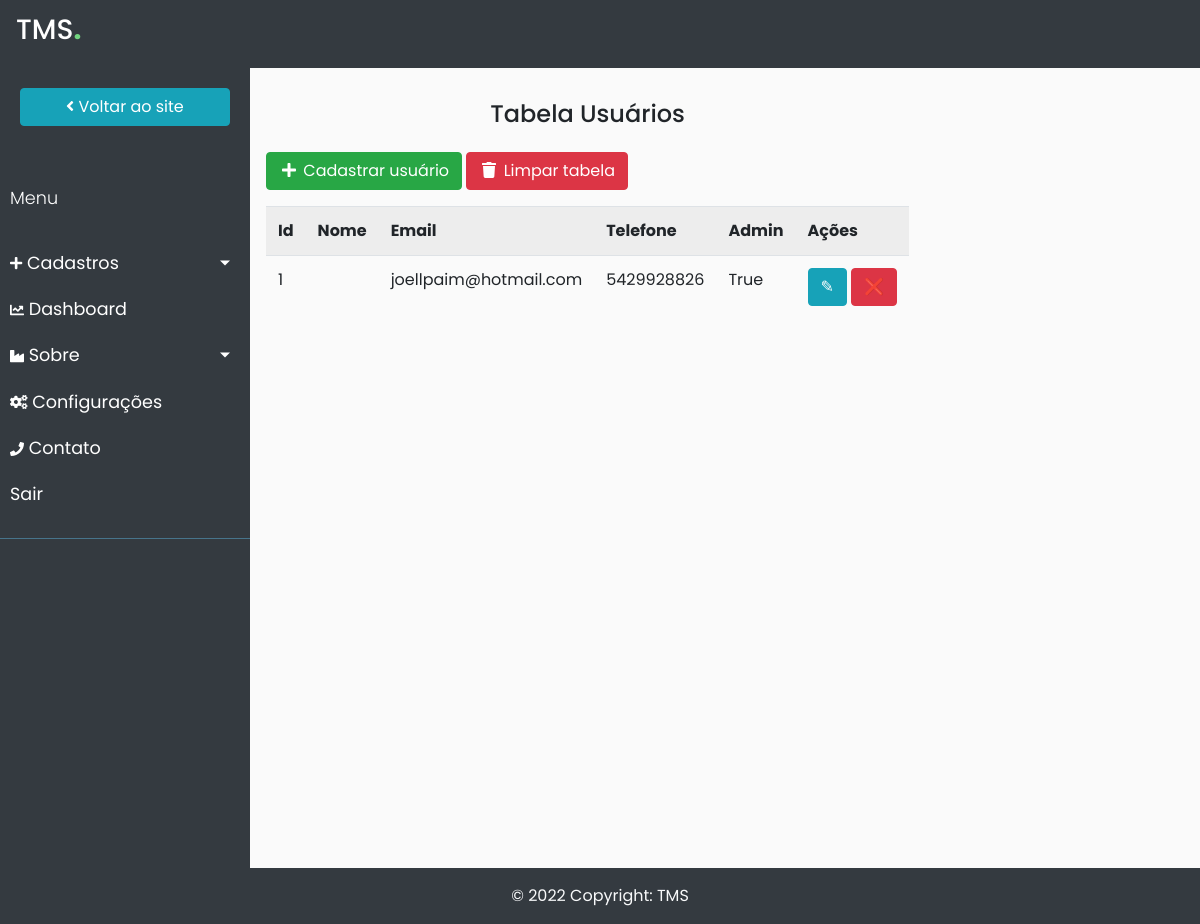
/admin/users (signed in), run on an earlier commit of the app's database.
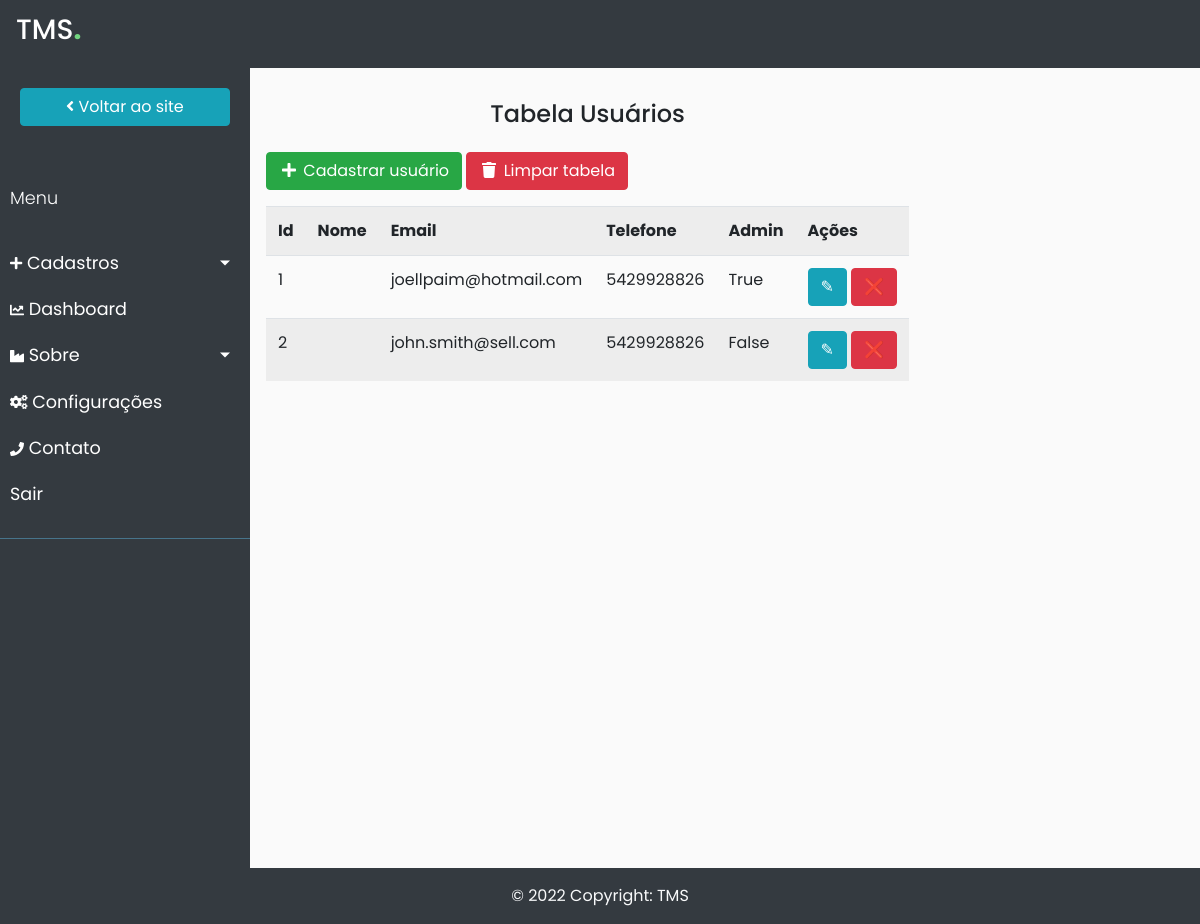
And on a later commit of the database.
### app/db_models.py (models this page shows)
class User(UserMixin, db.Model):
	__tablename__ = "users"
	id = db.Column(db.Integer, primary_key=True)
	first_name = db.Column(db.String(50), nullable=False)
	last_name = db.Column(db.String(50), nullable=False)
	email = db.Column(db.String(50), nullable=False)
	phone = db.Column(db.String(50), nullable=False)
	password = db.Column(db.String(250), nullable=False)
	admin = db.Column(db.Boolean, nullable=True, default=False)
	profile_id = db.Column(db.Integer, db.ForeignKey('profiles.id'), nullable=True)

### app/funcs.py (the view)
	def wrapper(*args, **kwargs):
		if current_user.is_authenticated and current_user.admin == 1:
			return func(*args, **kwargs)
		else:
			return "Você não está autorizado a acessar esta URL."

### app/__init__.py (called while the page is built)
@app.context_processor
def inject_now():
	return {'now': datetime.utcnow()}

@login_manager.user_loader
def load_user(user_id):
	return User.query.get(user_id)

### app/admin/routes.py (called while the page is built)
@admin.route('/users')
@admin_only
def users():
    users = User.query.all()
    return render_template("admin/users.html", users=users)

### app/funcs.py (called while the page is built)
def admin_only(func):
	def wrapper(*args, **kwargs):
		if current_user.is_authenticated and current_user.admin == 1:
			return func(*args, **kwargs)
		else:
			return "Você não está autorizado a acessar esta URL."
	wrapper.__name__ = func.__name__
	return wrapper

### app/admin/templates/admin/users.html (shortened to what this page needs)
{% extends "admin/base.html" %}
{% block content %}
    {% if not users %}
		<div class="container mg-3 p-3">
			<a href="{{ url_for('admin.adminregister') }}" class="btn btn-success">
				<i class="fas fa-plus fa-fw"></i>
				Cadastrar usuário
			</a>
			<a href="{{ url_for('admin.cleartable',type='users') }}" class="btn btn-danger">
				<i class="fas fa-trash fa-fw"></i>
				Limpar tabela
			</a>
		</div>
		<div class="flash-error">Não há usuários cadastrados.</div>
	{% else %}
	<div class="container mg-3 p-3">
		<h4 class="text-center p-3">Tabela Usuários</h4>
			<a href="{{ url_for('admin.adminregister') }}" class="btn btn-success">
				<i class="fas fa-plus fa-fw"></i>
				Cadastrar usuário
			</a>
			<a href="{{ url_for('admin.cleartable',type='users') }}" class="btn btn-danger">
				<i class="fas fa-trash fa-fw"></i>
				Limpar tabela
			</a>
		<div class="mt-3">
			<table class="table table-striped tabela-responsiva">
				<tr>
					<th scope="col">Id</th>
					<th scope="col">Nome</th>
					<th scope="col">Email</th>
					<th scope="col">Telefone</th>
					<th scope="col">Admin</th>
					<th scope="col">Ações</th>
				</tr>
    {% for user in users %}
				<tr>
					<td scope="row">{{ user.id }}</td>
					<td>{{ user.name }}</td>
					<td>{{ user.email }}</td>
					<td>{{ user.phone }}</td>
					<td>{{ user.admin }}</td>
					<td>
						<a class="btn btn-info" href="{{ url_for('admin.edit', type='user', id=user.id) }}">&#9998;</a>
						<a class="btn btn-danger" href="{{ url_for('admin.delete', type='user', id=user.id) }}">&#10060;</a>
					</td>
				</tr>
    {% endfor %}
    		</table>
		</div>
	</div>
	{% endif %}
{% endblock %}

### app/admin/templates/admin/base.html (shortened to what this page needs)
{% import "bootstrap/wtf.html" as wtf %}
<!DOCTYPE html>
<html lang="pt_BR">
  <head>
    <link rel="stylesheet" href="https://stackpath.bootstrapcdn.com/bootstrap/4.1.0/css/bootstrap.min.css">
    <link rel="stylesheet" type="text/css" href="{{ url_for('admin.static', filename='styles.css') }}">
    <link rel="stylesheet" href="{{ url_for('admin.static', filename='sidebar.css') }}">
  </head>
  <body>
    <div>
      <nav class="navbar navbar-expand-lg navbar-dark bg-dark">
        <a class="navbar-brand" href="{{ url_for('home') }}"><h3>TMS<b style="color: #73d580;">.</b></h3></a>
      </nav>
      <div class="wrapper">
        <nav id="sidebar">
          <div class="sidebar-header">
              <h4><a class="btn btn-info d-block" href="{{ url_for('home') }}"><i class='fa fa-angle-left'></i> Voltar ao site</a> </h4>
          </div>
          <ul class="list-unstyled components">
              <p>Menu</p>
              <li>
                  <a href="#homeSubmenu" data-toggle="collapse" aria-expanded="false" class="dropdown-toggle"><i class='fa fa-plus' style='font-size:14px'></i>  Cadastros</a>
              </li>
              <li>
                  <a href="{{ url_for('admin.dashboard') }}">
                  <i class='fa fa-chart-line' style='font-size:14px'></i> Dashboard</a>
              </li>
              <li>
                  <a href="#pageSubmenu" data-toggle="collapse" aria-expanded="false" class="dropdown-toggle">
                    <i class='fa fa-industry' style='font-size:14px'></i> Sobre</a>
              </li>
              <li>
                  <a href="#">
                    <i class='fa fa-cogs' style='font-size:14px'>
                  </i> Configurações</a>
              </li>
              <li>
                  <a href="#">
                    <i class='fa fa-phone' style='font-size:14px'>
                    </i> Contato</a>
              </li>
              <li class="nav-item">
                <a class="nav-link" href="{{ url_for('logout') }}"> Sair</a>
              </li>
          </ul>
        </nav>
        <div id="conteudo" style="display: none">
          <div id="content">
            <div>
                <div>
                  {% block content %}
                  {% endblock %}
                </div>
            </div>
          </div>
        </div>
      </div>
      <footer class="bg-dark text-center text-lg-start text-light footer">
        <div class="text-center p-3">
          © {{ now.year }} Copyright:
          TMS
        </div>
      </footer>
    </div>
  </body>
</html>

### app/admin/static/styles.css (style rules this page uses)
body { max-width: 100%; }
.wrapper { max-width: 100%; overflow-x: auto; }

### app/admin/static/sidebar.css (style rules this page uses)
body { font-family: 'Poppins', sans-serif; background: #fafafa; }
p { font-family: 'Poppins', sans-serif; font-size: 1.1em; font-weight: 300; line-height: 1.7em; color: #999; }
a, a:hover, a:focus { color: inherit; text-decoration: none; transition: all 0.3s; }
#sidebar { background: #343A40; color: #fff; transition: all 0.3s; }
#sidebar .sidebar-header { padding: 20px; background: #343A40; }
#sidebar ul.components { padding: 20px 0; border-bottom: 1px solid #47748b; }
#sidebar ul p { color: #fff; padding: 10px; }
#sidebar ul li a { padding: 10px; font-size: 1.1em; display: block; }
.wrapper { display: flex; align-items: stretch; }
#sidebar { display: block; min-width: 250px; max-width: 250px; min-height: 100vh; }
a[data-toggle="collapse"] { position: relative; }
.dropdown-toggle::after { display: block; position: absolute; top: 50%; right: 20px; transform: translateY(-50%); }

What changed in the data, as far as the page shows it:
added User: id "2", email "john.smith@sell.com", phone "5429928826", admin "False"
